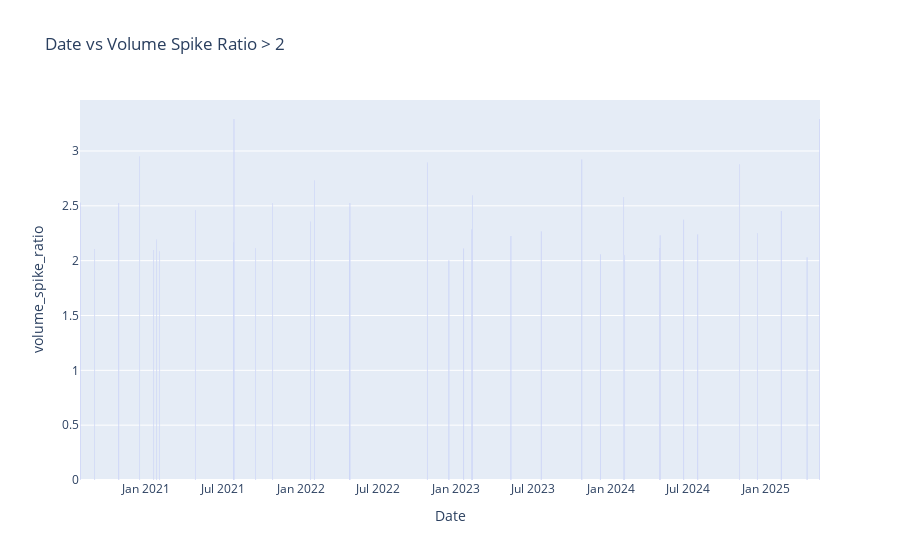

Notebook cell for this chart:
### Markdown cell above
>Bar chart: Volume Spike Ratio

### Code cell
new_df = pipe.volume_spike(new_df)
threshold = 2.0 # volume is the twice avg value for the past month
spikes = new_df[new_df['volume_spike_ratio'] >threshold]

fig = ex.bar(spikes,'Date','volume_spike_ratio',title='Date vs Volume Spike Ratio > 2')


fig.show()
